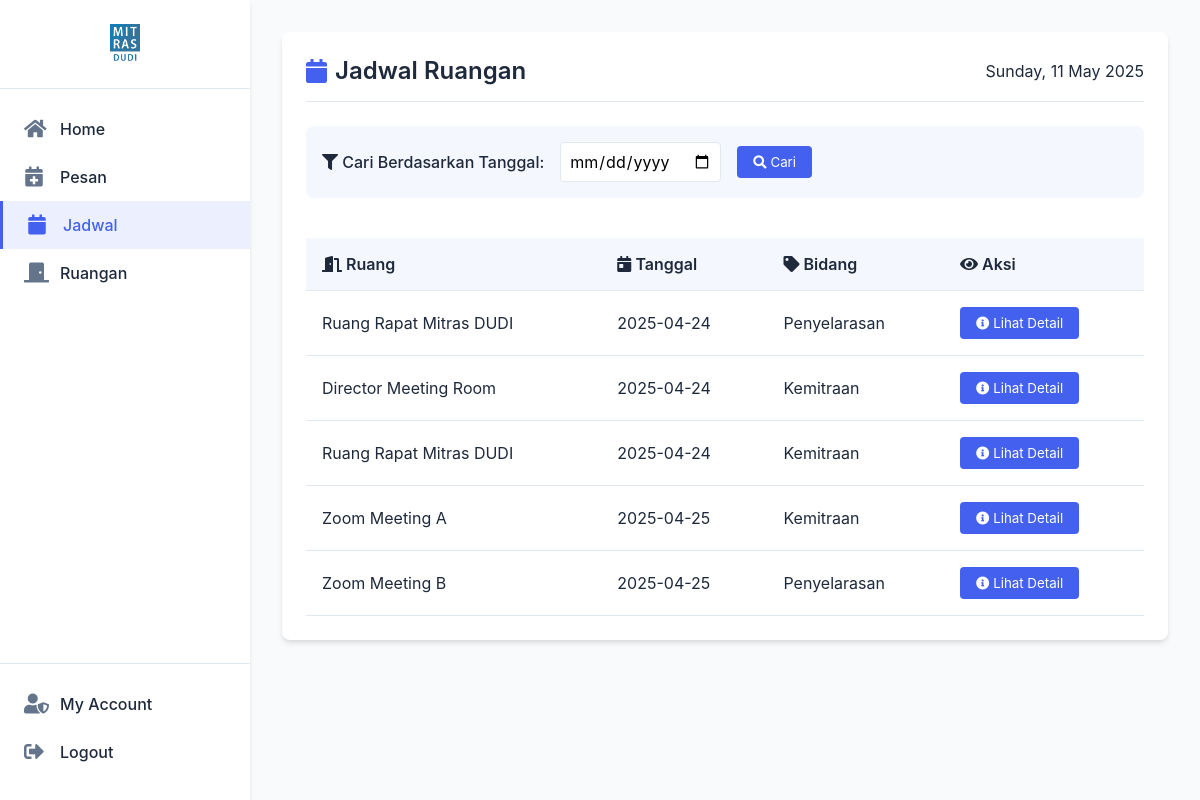
Screenshot of /user_jadwal.php (signed in) with the database file from the repository.
### tables this page shows
CREATE TABLE `bookings` (
  `id` int(11) NOT NULL,
  `room` varchar(255) NOT NULL,
  `date` date NOT NULL,
  `time_start` time NOT NULL,
  `time_end` time NOT NULL,
  `field` varchar(255) NOT NULL,
  `user_id` int(11) NOT NULL,
  `status` enum('Pending','Approved','Rejected','Expired') DEFAULT 'Pending',
  `activity` text DEFAULT NULL
);

### user_jadwal.php (the view, shortened to what this page needs)
<?php
$host = 'localhost';
$db = 'projek_ruangan';
$user = 'root';
$pass = '';
try {
    $pdo = new PDO("mysql:host=$host;dbname=$db", $user, $pass);
    $pdo->setAttribute(PDO::ATTR_ERRMODE, PDO::ERRMODE_EXCEPTION);
} catch (PDOException $e) {
    die("Koneksi ke database gagal: " . $e->getMessage());
}
$dateFilter = '';
$query = "
    SELECT bookings.room, bookings.date, bookings.time_start, bookings.time_end, bookings.field, bookings.status, bookings.activity, users.nama, rejection_log.reason
    FROM bookings
    JOIN users ON bookings.user_id = users.id
    LEFT JOIN rejection_log ON bookings.id = rejection_log.booking_id
";
$query .= " ORDER BY bookings.date";
$stmt = $pdo->prepare($query);
$stmt->execute();
$bookings = $stmt->fetchAll(PDO::FETCH_ASSOC);
$current_date = date('l, d F Y');
?>
<!DOCTYPE html>
<html lang="id">
<head>
    <link href='https://unpkg.com/boxicons@2.1.4/css/boxicons.min.css' rel='stylesheet'>
    <link rel="stylesheet" href="https://cdnjs.cloudflare.com/ajax/libs/font-awesome/5.15.3/css/all.min.css">
</head>
<body>
    <div class="sidebar">
        <div class="logo-area">
            <img src="gambar/LOGO 1 MITRAS.jpg" alt="Logo">
        </div>
        <a href="user_home.php">
            <i class="fas fa-home"></i> <span>Home</span>
        </a>
        <a href="user_pesan.php">
            <i class="fas fa-calendar-plus"></i> <span>Pesan</span>
        </a>
        <a href="user_jadwal.php" class="active">
            <i class="fas fa-calendar"></i> <span>Jadwal</span>
        </a>
        <a href="user_ruang.php">
            <i class="fas fa-door-closed"></i> <span>Ruangan</span>
        </a>
        <div class="bottom-links">
            <a href="user_akun.php">
                <i class="fas fa-user-shield"></i> <span>My Account</span>
            </a>
            <a href="logout.php" onclick="return confirmLogout();">
                <i class="fas fa-sign-out-alt"></i> <span>Logout</span>
            </a>
        </div>
    </div>
    <div class="main-schedule">
        <div class="container-schedule">
            <div class="page-header">
                <h2><i class="fas fa-calendar"></i> Jadwal Ruangan</h2>
                <span><?php echo $current_date; ?></span>
            </div>
            <form method="GET" action="user_jadwal.php" class="filter-form">
                <label for="date"><i class="fas fa-filter"></i> Cari Berdasarkan Tanggal:</label>
                <input type="date" id="date" name="date" value="<?php echo htmlspecialchars($dateFilter); ?>">
                <button type="submit"><i class="fas fa-search"></i> Cari</button>
            </form>
            <div class="table-container">
                <table>
                    <thead>
                        <tr>
                            <th><i class="fas fa-door-open"></i> Ruang</th>
                            <th><i class="fas fa-calendar-day"></i> Tanggal</th>
                            <th><i class="fas fa-tag"></i> Bidang</th>
                            <th><i class="fas fa-eye"></i> Aksi</th>
                        </tr>
                    </thead>
                    <tbody>
                        <?php if (count($bookings) > 0): ?>
                            <?php foreach ($bookings as $booking): ?>
                                <tr>
                                    <td><?php echo htmlspecialchars($booking['room']); ?></td>
                                    <td><?php echo htmlspecialchars($booking['date']); ?></td>
                                    <td><?php echo htmlspecialchars($booking['field']); ?></td>
                                    <td>
                                        <button class="view-btn" onclick="openModal(<?php echo htmlspecialchars(json_encode($booking)); ?>)">
                                            <i class="fas fa-info-circle"></i> Lihat Detail
                                        </button>
                                    </td>
                                </tr>
                            <?php endforeach; ?>
                        <?php endif; ?>
                    </tbody>
                </table>
            </div>
        </div>
    </div>
</body>
</html>

### user_jadwal.php (style rules this page uses)
:root { --primary-color: #4361ee; --secondary-color: #3f37c9; --accent-color: #4cc9f0; --success-color: #4ade80; --danger-color: #f43f5e; --warning-color: #facc15; --info-color: #60a5fa; --background-color: #f8fafc; --card-color: #ffffff; --text-dark: #1e293b; --text-light: #64748b; --border-color: #e2e8f0; --shadow-sm: 0 1px 2px 0 rgba(0, 0, 0, 0.05); --shadow: 0 4px 6px -1px rgba(0, 0, 0, 0.1), 0 2px 4px -1px rgba(0, 0, 0, 0.06); --shadow-md: 0 10px 15px -3px rgba(0, 0, 0, 0.1), 0 4px 6px -2px rgba(0, 0, 0, 0.05); --shadow-lg: 0 20px 25px -5px rgba(0, 0, 0, 0.1), 0 10px 10px -5px rgba(0, 0, 0, 0.04); --sidebar-width: 250px; --header-height: 60px; --border-radius: 8px; --transition-speed: 0.3s; }
* { margin: 0; padding: 0; box-sizing: border-box; font-family: 'Inter', 'Segoe UI', Arial, sans-serif; }
body { background-color: var(--background-color); color: var(--text-dark); display: flex; min-height: 100vh; overflow-x: hidden; }
.sidebar { width: var(--sidebar-width); background-color: var(--card-color); box-shadow: var(--shadow); padding: 1.5rem 0; position: fixed; height: 100vh; display: flex; flex-direction: column; transition: all var(--transition-speed) ease; z-index: 100; }
.logo-area { padding: 0 1.5rem 1.5rem 1.5rem; display: flex; align-items: center; justify-content: center; border-bottom: 1px solid var(--border-color); margin-bottom: 1rem; }
.logo-area img { height: 40px; }
.sidebar a { padding: 0.875rem 1.5rem; text-decoration: none; color: var(--text-dark); font-weight: 500; display: flex; align-items: center; transition: all var(--transition-speed) ease; position: relative; }
.sidebar a i { margin-right: 1rem; font-size: 1.25rem; width: 1.25rem; text-align: center; color: var(--text-light); transition: all var(--transition-speed) ease; }
.sidebar a.active { background-color: rgba(67, 97, 238, 0.1); border-left: 3px solid var(--primary-color); color: var(--primary-color); }
.sidebar a.active i { color: var(--primary-color); }
.bottom-links { margin-top: auto; border-top: 1px solid var(--border-color); padding-top: 1rem; }
.main-schedule { flex: 1; margin-left: var(--sidebar-width); padding: 2rem; }
.container-schedule { background-color: var(--card-color); border-radius: var(--border-radius); box-shadow: var(--shadow); padding: 1.5rem; }
.page-header { display: flex; justify-content: space-between; align-items: center; margin-bottom: 1.5rem; padding-bottom: 1rem; border-bottom: 1px solid var(--border-color); }
.page-header h2 { font-size: 1.5rem; font-weight: 600; color: var(--text-dark); display: flex; align-items: center; gap: 0.5rem; }
.page-header h2 i { color: var(--primary-color); }
.filter-form { display: flex; align-items: center; margin-bottom: 1.5rem; padding: 1rem; background-color: rgba(67, 97, 238, 0.05); border-radius: var(--border-radius); }
.filter-form label { margin-right: 1rem; font-weight: 500; }
.filter-form input[type="date"] { padding: 0.5rem; border: 1px solid var(--border-color); border-radius: 4px; margin-right: 1rem; font-size: 1rem; }
.filter-form button { padding: 0.5rem 1rem; background-color: var(--primary-color); color: white; border: none; border-radius: 4px; cursor: pointer; transition: background-color var(--transition-speed) ease; }
.table-container { overflow-x: auto; }
table { width: 100%; border-collapse: collapse; margin-top: 1rem; }
th, td { padding: 1rem; text-align: left; border-bottom: 1px solid var(--border-color); }
th { background-color: rgba(67, 97, 238, 0.05); font-weight: 600; color: var(--text-dark); }
.view-btn { padding: 0.5rem 1rem; background-color: var(--primary-color); color: white; border: none; border-radius: 4px; cursor: pointer; transition: background-color var(--transition-speed) ease; }

### rows the page displays
bookings: room "Ruang Rapat Mitras DUDI", date "2025-04-24", field "Penyelarasan"
bookings: room "Director Meeting Room", date "2025-04-24", field "Kemitraan"
bookings: room "Ruang Rapat Mitras DUDI", date "2025-04-24", field "Kemitraan"
bookings: room "Zoom Meeting A", date "2025-04-25", field "Kemitraan"
bookings: room "Zoom Meeting B", date "2025-04-25", field "Penyelarasan"
